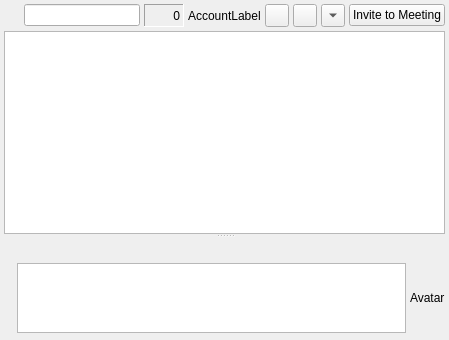
<?xml version="1.0" encoding="UTF-8"?>
<ui version="4.0">
 <class>ChatDlg</class>
 <widget class="QWidget" name="ChatDlg">
  <property name="geometry">
   <rect>
    <x>0</x>
    <y>0</y>
    <width>449</width>
    <height>340</height>
   </rect>
  </property>
  <property name="windowTitle">
   <string>Form</string>
  </property>
  <layout class="QVBoxLayout">
   <property name="spacing">
    <number>6</number>
   </property>
   <property name="margin">
    <number>4</number>
   </property>
   <item>
    <widget class="ChatSplitter" name="splitter">
     <property name="orientation">
      <enum>Qt::Vertical</enum>
     </property>
     <widget class="QFrame" name="topFrame">
      <property name="sizePolicy">
       <sizepolicy hsizetype="Preferred" vsizetype="MinimumExpanding">
        <horstretch>0</horstretch>
        <verstretch>0</verstretch>
       </sizepolicy>
      </property>
      <property name="frameShape">
       <enum>QFrame::NoFrame</enum>
      </property>
      <property name="frameShadow">
       <enum>QFrame::Plain</enum>
      </property>
      <layout class="QVBoxLayout">
       <property name="spacing">
        <number>4</number>
       </property>
       <property name="margin">
        <number>0</number>
       </property>
       <item>
        <layout class="QHBoxLayout">
         <property name="spacing">
          <number>4</number>
         </property>
         <property name="margin">
          <number>0</number>
         </property>
         <item>
          <widget class="IconLabel" name="lb_status" native="true">
           <property name="minimumSize">
            <size>
             <width>16</width>
             <height>16</height>
            </size>
           </property>
           <property name="maximumSize">
            <size>
             <width>16</width>
             <height>16</height>
            </size>
           </property>
          </widget>
         </item>
         <item>
          <widget class="QLineEdit" name="le_jid">
           <property name="readOnly">
            <bool>true</bool>
           </property>
          </widget>
         </item>
         <item>
          <widget class="QLabel" name="lb_count">
           <property name="sizePolicy">
            <sizepolicy hsizetype="Fixed" vsizetype="Preferred">
             <horstretch>0</horstretch>
             <verstretch>0</verstretch>
            </sizepolicy>
           </property>
           <property name="minimumSize">
            <size>
             <width>40</width>
             <height>0</height>
            </size>
           </property>
           <property name="maximumSize">
            <size>
             <width>40</width>
             <height>16777215</height>
            </size>
           </property>
           <property name="toolTip">
            <string>Message length</string>
           </property>
           <property name="frameShape">
            <enum>QFrame::Panel</enum>
           </property>
           <property name="frameShadow">
            <enum>QFrame::Sunken</enum>
           </property>
           <property name="text">
            <string>0</string>
           </property>
           <property name="alignment">
            <set>Qt::AlignRight|Qt::AlignTrailing|Qt::AlignVCenter</set>
           </property>
          </widget>
         </item>
         <item>
          <widget class="AccountLabel" name="lb_ident">
           <property name="sizePolicy">
            <sizepolicy hsizetype="Minimum" vsizetype="Preferred">
             <horstretch>0</horstretch>
             <verstretch>0</verstretch>
            </sizepolicy>
           </property>
           <property name="text">
            <string>AccountLabel</string>
           </property>
          </widget>
         </item>
         <item>
          <widget class="QToolButton" name="tb_pgp">
           <property name="toolTip">
            <string>Toggle encryption</string>
           </property>
           <property name="text">
            <string/>
           </property>
           <property name="iconSize">
            <size>
             <width>16</width>
             <height>16</height>
            </size>
           </property>
          </widget>
         </item>
         <item>
          <widget class="QToolButton" name="tb_emoticons">
           <property name="toolTip">
            <string>Select icon</string>
           </property>
           <property name="text">
            <string/>
           </property>
           <property name="iconSize">
            <size>
             <width>16</width>
             <height>16</height>
            </size>
           </property>
           <property name="popupMode">
            <enum>QToolButton::InstantPopup</enum>
           </property>
          </widget>
         </item>
         <item>
          <widget class="QToolButton" name="tb_actions">
           <property name="toolTip">
            <string>Actions</string>
           </property>
           <property name="text">
            <string/>
           </property>
           <property name="iconSize">
            <size>
             <width>16</width>
             <height>16</height>
            </size>
           </property>
           <property name="popupMode">
            <enum>QToolButton::InstantPopup</enum>
           </property>
           <property name="arrowType">
            <enum>Qt::DownArrow</enum>
           </property>
          </widget>
         </item>
         <item>
          <widget class="QPushButton" name="pb_invite">
           <property name="text">
            <string>Invite to Meeting</string>
           </property>
          </widget>
         </item>
        </layout>
       </item>
       <item>
        <widget class="ChatView" name="log">
         <property name="sizePolicy">
          <sizepolicy hsizetype="Expanding" vsizetype="MinimumExpanding">
           <horstretch>0</horstretch>
           <verstretch>0</verstretch>
          </sizepolicy>
         </property>
         <property name="focusPolicy">
          <enum>Qt::NoFocus</enum>
         </property>
         <property name="readOnly">
          <bool>true</bool>
         </property>
        </widget>
       </item>
      </layout>
     </widget>
     <widget class="QFrame" name="bottomFrame">
      <property name="sizePolicy">
       <sizepolicy hsizetype="Preferred" vsizetype="Maximum">
        <horstretch>0</horstretch>
        <verstretch>0</verstretch>
       </sizepolicy>
      </property>
      <property name="frameShape">
       <enum>QFrame::NoFrame</enum>
      </property>
      <property name="frameShadow">
       <enum>QFrame::Plain</enum>
      </property>
      <layout class="QVBoxLayout">
       <property name="spacing">
        <number>6</number>
       </property>
       <property name="margin">
        <number>0</number>
       </property>
       <item>
        <widget class="QToolBar" name="toolbar">
         <property name="sizePolicy">
          <sizepolicy hsizetype="Preferred" vsizetype="Maximum">
           <horstretch>0</horstretch>
           <verstretch>0</verstretch>
          </sizepolicy>
         </property>
         <property name="orientation">
          <enum>Qt::Horizontal</enum>
         </property>
        </widget>
       </item>
       <item>
        <layout class="QHBoxLayout">
         <property name="spacing">
          <number>4</number>
         </property>
         <property name="margin">
          <number>0</number>
         </property>
         <item>
          <layout class="QHBoxLayout">
           <property name="spacing">
            <number>6</number>
           </property>
           <property name="margin">
            <number>0</number>
           </property>
           <item>
            <widget class="QLabel" name="mini_prompt">
             <property name="font">
              <font>
               <weight>75</weight>
               <bold>true</bold>
              </font>
             </property>
            </widget>
           </item>
           <item>
            <widget class="ChatEditProxy" name="mle">
             <property name="sizePolicy">
              <sizepolicy hsizetype="Expanding" vsizetype="Preferred">
               <horstretch>0</horstretch>
               <verstretch>0</verstretch>
              </sizepolicy>
             </property>
            </widget>
           </item>
          </layout>
         </item>
         <item>
          <widget class="QLabel" name="avatar">
           <property name="sizePolicy">
            <sizepolicy hsizetype="Preferred" vsizetype="Maximum">
             <horstretch>0</horstretch>
             <verstretch>0</verstretch>
            </sizepolicy>
           </property>
           <property name="text">
            <string>Avatar</string>
           </property>
          </widget>
         </item>
        </layout>
       </item>
      </layout>
     </widget>
    </widget>
   </item>
  </layout>
 </widget>
 <customwidgets>
  <customwidget>
   <class>IconLabel</class>
   <extends>QWidget</extends>
   <header>iconlabel.h</header>
   <container>1</container>
  </customwidget>
  <customwidget>
   <class>ChatView</class>
   <extends>QTextEdit</extends>
   <header>msgmle.h</header>
  </customwidget>
  <customwidget>
   <class>ChatSplitter</class>
   <extends>QSplitter</extends>
   <header>chatsplitter.h</header>
   <container>1</container>
  </customwidget>
  <customwidget>
   <class>ChatEditProxy</class>
   <extends>QTextEdit</extends>
   <header>chateditproxy.h</header>
  </customwidget>
  <customwidget>
   <class>AccountLabel</class>
   <extends>QLabel</extends>
   <header>accountlabel.h</header>
  </customwidget>
 </customwidgets>
 <resources/>
 <connections/>
</ui>
